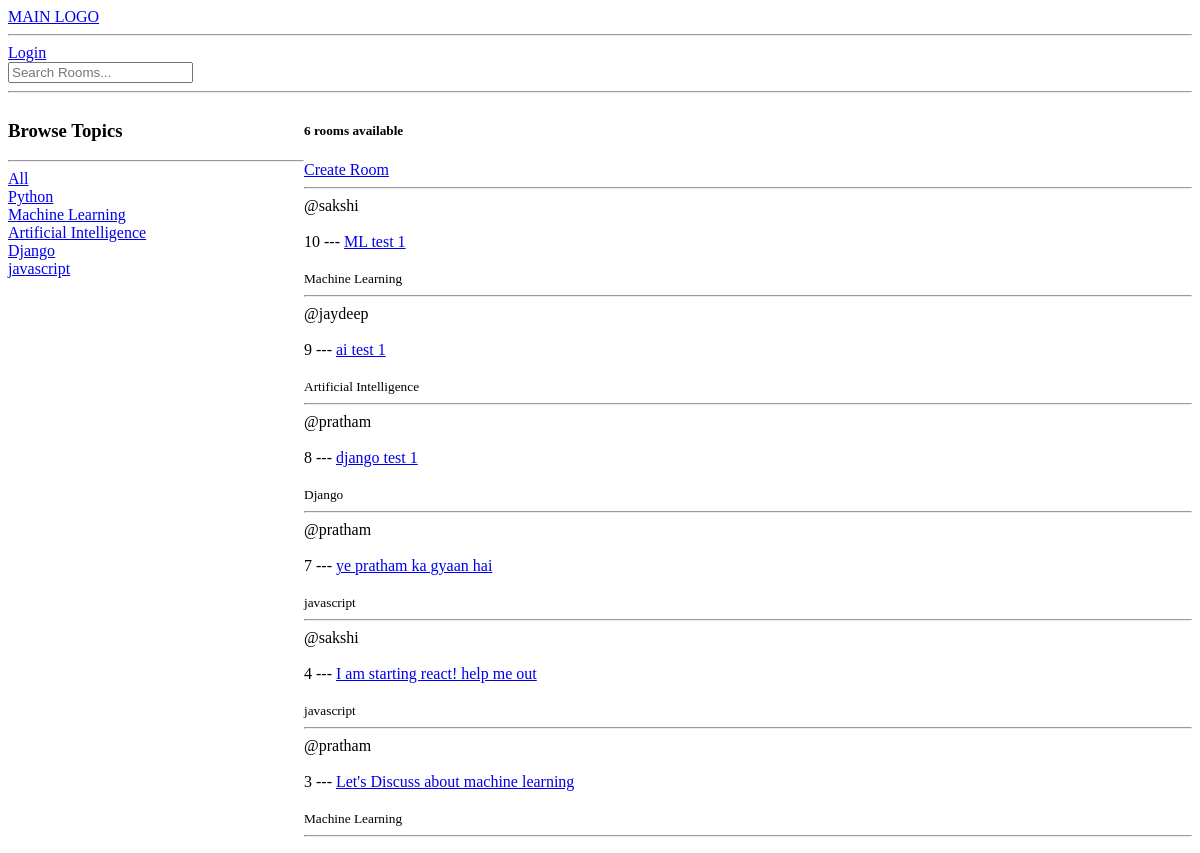
/, run on an earlier commit of the app's database.
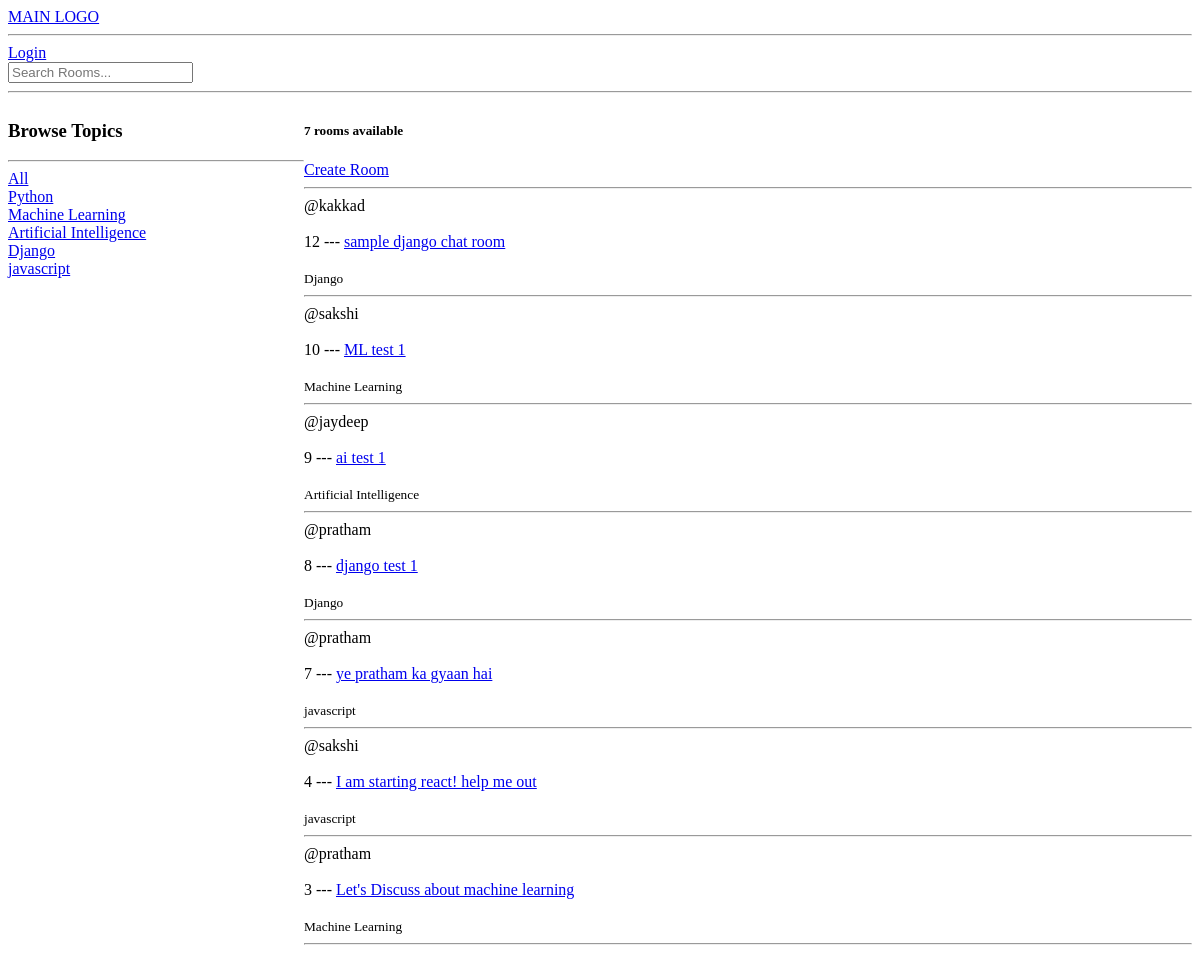
And on a later commit of the database.
### base/models.py (models this page shows, shortened)
class Topic(models.Model):
    name = models.CharField(max_length=200)

class Room(models.Model):
    host = models.ForeignKey(User, on_delete=models.SET_NULL, null=True)
    topic= models.ForeignKey(Topic, on_delete=models.SET_NULL, null=True)
    name = models.CharField(max_length=200)
    description = models.TextField(null=True, blank=True)
    updated = models.DateTimeField(auto_now=True)
    created = models.DateTimeField(auto_now_add=True)
    class Meta:
        ordering = ['-updated','-created']

### base/views.py (the view)
# urls.py: path('',views.home, name='home'),
def home(request):
    q = request.GET.get('q') if request.GET.get('q') != None else ''
    rooms = Room.objects.filter(
        Q(topic__name__icontains = q) |
        Q(name__icontains=q) |
        Q(description__icontains=q)
        )
    room_count = rooms.count()
    topics = Topic.objects.all()
    context = {'rooms':rooms,'topics':topics,'room_count':room_count}
    return render(request, 'base/home.html',context)

### base/templates/base/home.html (shortened to what this page needs)
{% extends 'main.html' %}
{% block content %}
<div class="main-container">
    <div>
        <h3>Browse Topics</h3>
        <hr>
        <div>
            <a href="{% url 'home' %}">All</a><br>
        </div>
        {% for topic in topics %}
            <a href="{% url 'home' %}?q={{topic.name}}">{{topic.name}}</a><br>
        {% endfor %}
    </div>
    <div>
        <h5>{{room_count}} rooms available</h5>
        <a href="{% url 'create-room' %}">Create Room</a><hr>
        {% for room in rooms %}
        <div>
            @{{room.host.username}} <br> <br>
            {{room.id}} --- <a href="{% url 'room' room.id %}">{{room.name}}</a> <br> <br>
            <small>{{room.topic.name}}</small>
            <hr>
        </div>
        {% endfor %}
    </div>
</div>
{% endblock content %}

What changed in the data, as far as the page shows it:
added Room: host.username "kakkad", id "12", name "sample django chat room", topic.name "Django"
Also different on the page:
{{ room_count }}: "6" → "7"
